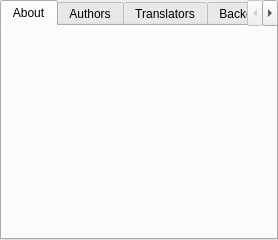
<?xml version="1.0" encoding="UTF-8"?>
<ui version="4.0">
 <author>
  SPDX-FileCopyrightText: 2022 L. E. Segovia &lt;amy@amyspark.me&gt;
  SPDX-License-Identifier: GPL-3.0-or-later
 </author>
 <class>WdgAboutApplication</class>
 <widget class="QWidget" name="WdgAboutApplication">
  <layout class="QVBoxLayout" name="verticalLayout">
   <property name="leftMargin">
    <number>0</number>
   </property>
   <property name="topMargin">
    <number>0</number>
   </property>
   <property name="rightMargin">
    <number>0</number>
   </property>
   <property name="bottomMargin">
    <number>0</number>
   </property>
   <item>
    <widget class="QTabWidget" name="tabWidget">
     <property name="currentIndex">
      <number>0</number>
     </property>
     <widget class="QWidget" name="aboutTab">
      <attribute name="title">
       <string>About</string>
      </attribute>
      <layout class="QVBoxLayout" name="verticalLayout_2"/>
     </widget>
     <widget class="QWidget" name="authorsTab">
      <attribute name="title">
       <string>Authors</string>
      </attribute>
      <layout class="QVBoxLayout" name="verticalLayout_3">
       <item>
        <widget class="QTextEdit" name="lblAuthors">
         <property name="readOnly">
          <bool>true</bool>
         </property>
        </widget>
       </item>
      </layout>
     </widget>
     <widget class="QWidget" name="translatorsTab">
      <attribute name="title">
       <string>Translators</string>
      </attribute>
      <layout class="QVBoxLayout" name="verticalLayout_7">
       <item>
        <widget class="QTextBrowser" name="lblTranslators">
         <property name="readOnly">
          <bool>true</bool>
         </property>
         <property name="openExternalLinks">
          <bool>true</bool>
         </property>
        </widget>
       </item>
      </layout>
     </widget>
     <widget class="QWidget" name="kickstarterTab">
      <attribute name="title">
       <string>Backers</string>
      </attribute>
      <layout class="QVBoxLayout" name="verticalLayout_4">
       <item>
        <widget class="QTextEdit" name="lblKickstarter">
         <property name="readOnly">
          <bool>true</bool>
         </property>
        </widget>
       </item>
      </layout>
     </widget>
     <widget class="QWidget" name="creditsTab">
      <attribute name="title">
       <string>Also Thanks To</string>
      </attribute>
      <layout class="QVBoxLayout" name="verticalLayout_5">
       <item>
        <widget class="QTextEdit" name="lblCredits">
         <property name="readOnly">
          <bool>true</bool>
         </property>
        </widget>
       </item>
      </layout>
     </widget>
     <widget class="QWidget" name="licenseTab">
      <attribute name="title">
       <string>License</string>
      </attribute>
      <layout class="QVBoxLayout" name="verticalLayout_6">
       <item>
        <widget class="QTextEdit" name="lblLicense">
         <property name="readOnly">
          <bool>true</bool>
         </property>
        </widget>
       </item>
      </layout>
     </widget>
     <widget class="QWidget" name="thirdPartyLibrariesTab">
      <attribute name="title">
       <string>Third-party libraries</string>
      </attribute>
      <layout class="QVBoxLayout" name="verticalLayout_8">
       <item>
        <widget class="QTextBrowser" name="lblThirdParty">
         <property name="readOnly">
          <bool>true</bool>
         </property>
         <property name="openExternalLinks">
          <bool>true</bool>
         </property>
        </widget>
       </item>
      </layout>
     </widget>
    </widget>
   </item>
  </layout>
 </widget>
 <resources/>
 <connections/>
</ui>
